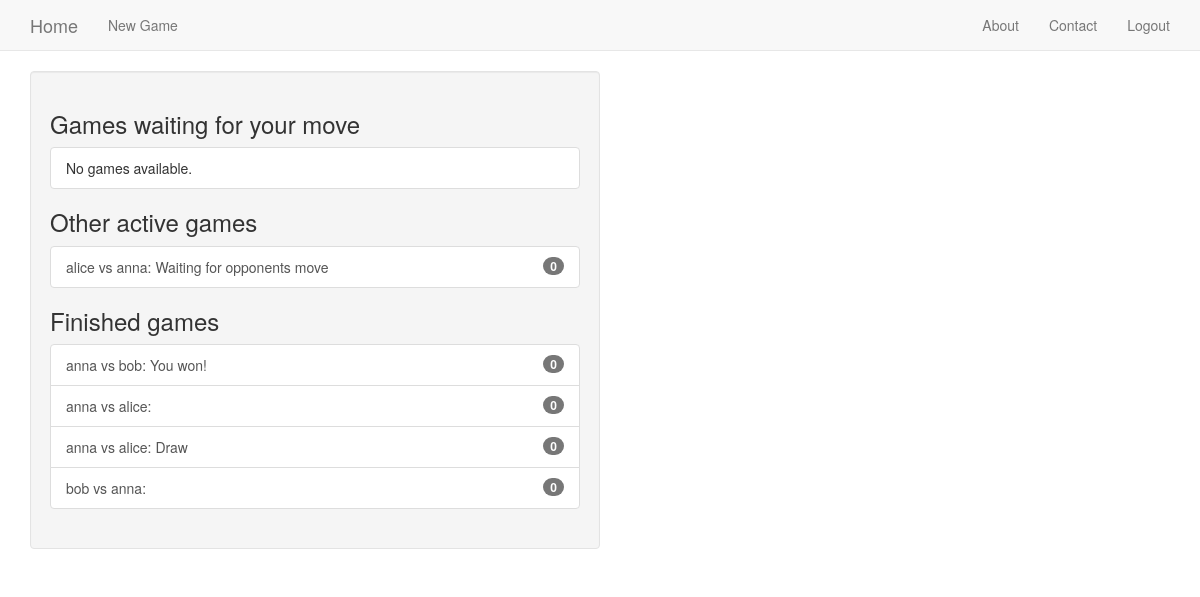
Page /account/home (signed in) on the committed database.
### tictac/models.py (models this page shows)
class Game(models.Model):
	first_player = models.ForeignKey(User, related_name="game_first_player")
	second_player = models.ForeignKey(User, related_name="game_second_player")
	next_to_move = models.ForeignKey(User, related_name="games_to_move")
	start_time = models.DateTimeField(auto_now_add=True)
	last_active = models.DateTimeField(auto_now=True)
	status = models.CharField(max_length=1, default='A',
				choices=GAME_STATUS_CHOICES)
	objects = GamesManager()
	def __str__(self):
		return "{0} vs {1}".format(self.first_player, self.second_player)

### account/views.py (the view)
@login_required
def home(request):
	my_games = Game.objects.games_for_user(request.user)
	active_games = my_games.filter(status='A')
	finished_games = my_games.exclude(status='A')
	waiting_games = active_games.filter(next_to_move=request.user)
	other_games = active_games.exclude(next_to_move=request.user)
	context ={'other_games': other_games,
		  'waiting_games': waiting_games,
		  'finished_games': finished_games}
	return render(request, "account/home.html", context)

### tictac/models.py (called while the page is built)
	def games_for_user(self, user):
		return super(GamesManager, self).get_queryset().filter(
			Q(first_player_id=user.id) | Q(second_player_id=user.id))

### account/templates/account/home.html (shortened to what this page needs)
{% extends "base.html" %}
{% block content %}
	<div class="well col-md-6">
		{% include "tictac/game_list_snippet.html" with header="Games waiting for your move" games_list=waiting_games %}
		{% include "tictac/game_list_snippet.html" with header="Other active games" games_list=other_games %}
		{% include "tictac/game_list_snippet.html" with header="Finished games" games_list=finished_games %}
	</div>
{% endblock content %}

### templates/base.html (shortened to what this page needs)
{% load staticfiles %}
<!DOCTYPE html>
	<html class="no-js">
	<head>
	{% block styling %}
			<link rel="stylesheet" href="{% static 'bootstrap/css/bootstrap.min.css' %}">
	{% endblock styling %}
	</head>
	<body>
	<div class="navbar navbar-default navbar-static-top">
		<div class="container">
			<div class="navbar-header">
				<a class="navbar-brand" href="#">Home</a>
			</div>
			<ul class="nav navbar-nav">
				<li><a href="#">New Game</a></li>
			</ul>
			<ul class="nav navbar-nav navbar-right">
				<li><a href="#">About</a></li>
				<li><a href="#">Contact</a></li>
				{% if user.is_authenticated %}
					<li><a href="{% url 'games_logout' %}">Logout</a></li>
				{% else %}
					<li><a href="{% url 'games_login' %}">Login</a></li>
				{% endif %}
			</ul>
		</div>
	</div>
	<div class="container">
		{% block content %}
		{% endblock content %}
	</div>
	</body>
</html>

### tictac/templates/tictac/game_list_snippet.html
<h3 class="panel-header">{{ header }}</h3>
<div class="list-group">
	{% for game in games_list %}
		<a class="list-group-item" href="#">
			{{ game }}:
			{% if game.status == "A" %}
				{% if game.next_to_move == user %}Your turn{% else %}Waiting for opponents move{% endif %}
			{% elif game.status == "D" %}
				Draw
			{% elif game.status == "F" and user == game.first_player %}
				You won!
			{% elif game.status == "S" and user == game.second_player %}
				You lost!
			{% endif %}
			<span class="badge">{{ game.move_set.count }}</span></a>
		{% empty %}
			<span class="list-group-item">No games available.</span>
	{% endfor %}
</div>

### rows in the picture
Game: first_player+second_player "alice vs anna", status "Waiting for opponents move", move_set.count "0"
Game: first_player+second_player "anna vs bob", status "You won!", move_set.count "0"
Game: first_player+second_player "anna vs alice", move_set.count "0"
Game: first_player+second_player "anna vs alice", status "Draw", move_set.count "0"
Game: first_player+second_player "bob vs anna", move_set.count "0"

### other values in the picture
{{ header }} "Games waiting for your move Other active games Finished games"
